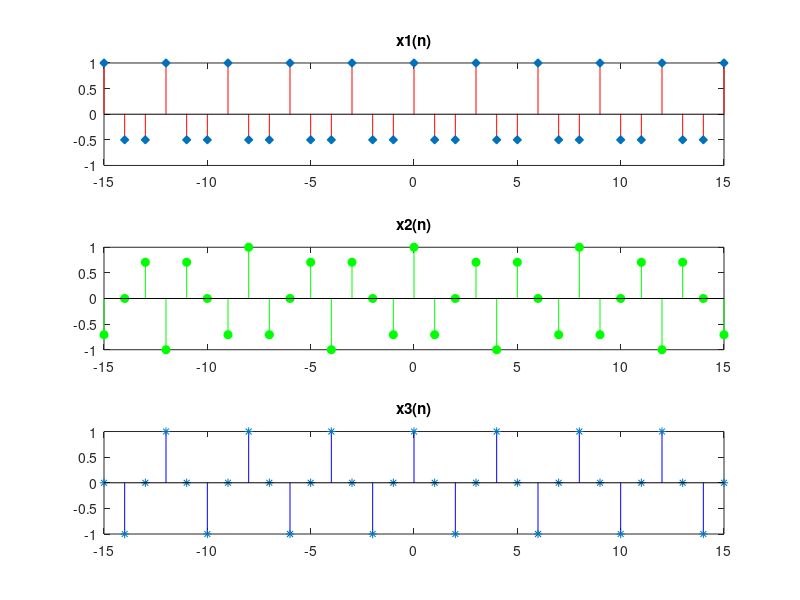
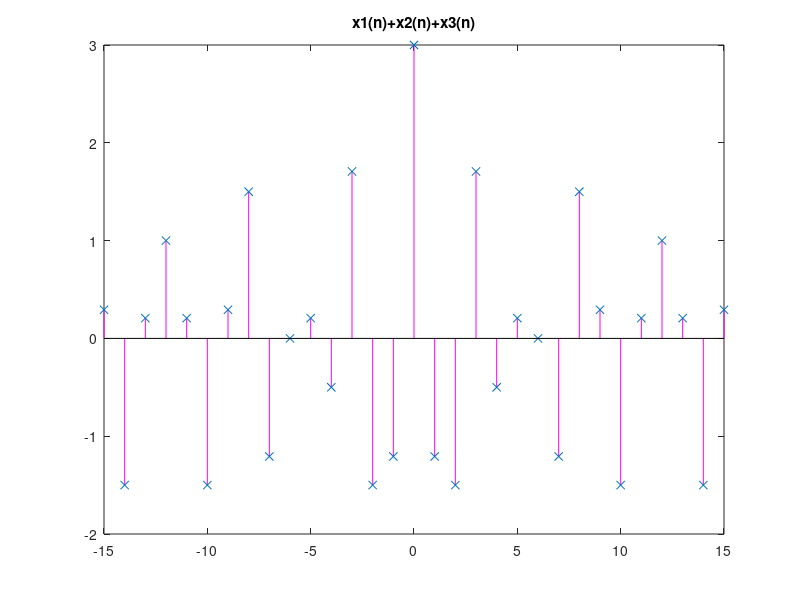

Source code (MATLAB) for these figures, in order:
clear
clc

n = -15 : 1 : 15;%更改

x1n = exp(1j*(2*pi/3).*n);
figure(1);
subplot(3, 1, 1);
stem(n, x1n, 'filled', 'diamond','Color','r')%更改
title('x1(n)');

x2n = exp(1j*(3*pi/4).*n);
subplot(3, 1, 2);%更改
stem(n, x2n, 'filled', 'g')
title('x2(n)');

x3n = exp(1j*(1*pi/2).*n);
subplot(3, 1, 3);
stem(n, x3n, 'filled','*','Color','b')%更改
title('x3(n)');

sumn = x1n + x2n + x3n;
figure(2);
stem(n, sumn,'filled','x','Color','m')  %更改
title('x1(n)+x2(n)+x3(n)');


